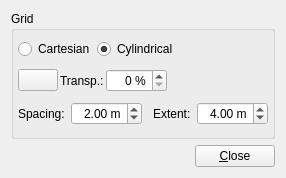
<ui version="4.0" >
 <class>VP1GuidesSysSettingsGridForm</class>
 <widget class="QWidget" name="VP1GuidesSysSettingsGridForm" >
  <property name="geometry" >
   <rect>
    <x>0</x>
    <y>0</y>
    <width>275</width>
    <height>178</height>
   </rect>
  </property>
  <property name="windowTitle" >
   <string>Form</string>
  </property>
  <layout class="QVBoxLayout" >
   <item>
    <widget class="QGroupBox" name="groupBox" >
     <property name="title" >
      <string>Grid</string>
     </property>
     <layout class="QGridLayout" >
      <property name="leftMargin" >
       <number>4</number>
      </property>
      <property name="topMargin" >
       <number>4</number>
      </property>
      <property name="rightMargin" >
       <number>4</number>
      </property>
      <property name="bottomMargin" >
       <number>4</number>
      </property>
      <item row="0" column="0" colspan="2" >
       <layout class="QHBoxLayout" >
        <property name="spacing" >
         <number>2</number>
        </property>
        <item>
         <widget class="QRadioButton" name="radioButton_grid_cartesian" >
          <property name="text" >
           <string>Cartesian</string>
          </property>
         </widget>
        </item>
        <item>
         <widget class="QRadioButton" name="radioButton_grid_cylindrical" >
          <property name="text" >
           <string>Cylindrical</string>
          </property>
          <property name="checked" >
           <bool>true</bool>
          </property>
         </widget>
        </item>
       </layout>
      </item>
      <item row="0" column="2" >
       <spacer>
        <property name="orientation" >
         <enum>Qt::Horizontal</enum>
        </property>
        <property name="sizeType" >
         <enum>QSizePolicy::Expanding</enum>
        </property>
        <property name="sizeHint" >
         <size>
          <width>1</width>
          <height>20</height>
         </size>
        </property>
       </spacer>
      </item>
      <item row="1" column="0" >
       <layout class="QHBoxLayout" >
        <property name="spacing" >
         <number>2</number>
        </property>
        <item>
         <widget class="VP1ColorSelectButton" name="colorButton_grid" >
          <property name="text" >
           <string/>
          </property>
         </widget>
        </item>
        <item>
         <widget class="QLabel" name="label_26" >
          <property name="text" >
           <string>Transp.:</string>
          </property>
         </widget>
        </item>
        <item>
         <widget class="QSpinBox" name="spinBox_gridtransp" >
          <property name="alignment" >
           <set>Qt::AlignRight|Qt::AlignTrailing|Qt::AlignVCenter</set>
          </property>
          <property name="suffix" >
           <string> %</string>
          </property>
          <property name="maximum" >
           <number>100</number>
          </property>
          <property name="singleStep" >
           <number>5</number>
          </property>
          <property name="value" >
           <number>0</number>
          </property>
         </widget>
        </item>
       </layout>
      </item>
      <item row="1" column="1" colspan="2" >
       <spacer>
        <property name="orientation" >
         <enum>Qt::Horizontal</enum>
        </property>
        <property name="sizeType" >
         <enum>QSizePolicy::Expanding</enum>
        </property>
        <property name="sizeHint" >
         <size>
          <width>1</width>
          <height>20</height>
         </size>
        </property>
       </spacer>
      </item>
      <item row="2" column="0" colspan="3" >
       <layout class="QHBoxLayout" >
        <item>
         <widget class="QLabel" name="label_3" >
          <property name="text" >
           <string>Spacing:</string>
          </property>
         </widget>
        </item>
        <item>
         <widget class="QDoubleSpinBox" name="doubleSpinBox_gridspacing" >
          <property name="alignment" >
           <set>Qt::AlignRight|Qt::AlignTrailing|Qt::AlignVCenter</set>
          </property>
          <property name="suffix" >
           <string> m</string>
          </property>
          <property name="decimals" >
           <number>2</number>
          </property>
          <property name="minimum" >
           <double>0.010000000000000</double>
          </property>
          <property name="maximum" >
           <double>99.989999999999995</double>
          </property>
          <property name="singleStep" >
           <double>0.250000000000000</double>
          </property>
          <property name="value" >
           <double>2.000000000000000</double>
          </property>
         </widget>
        </item>
        <item>
         <spacer>
          <property name="orientation" >
           <enum>Qt::Horizontal</enum>
          </property>
          <property name="sizeType" >
           <enum>QSizePolicy::Fixed</enum>
          </property>
          <property name="sizeHint" >
           <size>
            <width>5</width>
            <height>5</height>
           </size>
          </property>
         </spacer>
        </item>
        <item>
         <widget class="QLabel" name="label_4" >
          <property name="text" >
           <string>Extent:</string>
          </property>
         </widget>
        </item>
        <item>
         <widget class="QDoubleSpinBox" name="doubleSpinBox_gridextent" >
          <property name="alignment" >
           <set>Qt::AlignRight|Qt::AlignTrailing|Qt::AlignVCenter</set>
          </property>
          <property name="suffix" >
           <string> m</string>
          </property>
          <property name="decimals" >
           <number>2</number>
          </property>
          <property name="value" >
           <double>4.000000000000000</double>
          </property>
         </widget>
        </item>
       </layout>
      </item>
     </layout>
    </widget>
   </item>
   <item>
    <layout class="QHBoxLayout" >
     <property name="spacing" >
      <number>0</number>
     </property>
     <item>
      <spacer>
       <property name="orientation" >
        <enum>Qt::Horizontal</enum>
       </property>
       <property name="sizeHint" >
        <size>
         <width>1</width>
         <height>5</height>
        </size>
       </property>
      </spacer>
     </item>
     <item>
      <widget class="QPushButton" name="pushButton_close" >
       <property name="text" >
        <string>&amp;Close</string>
       </property>
      </widget>
     </item>
    </layout>
   </item>
  </layout>
 </widget>
 <customwidgets>
  <customwidget>
   <class>VP1ColorSelectButton</class>
   <extends>QPushButton</extends>
   <header>VP1Base/VP1ColorSelectButton.h</header>
  </customwidget>
 </customwidgets>
 <resources/>
 <connections/>
</ui>
